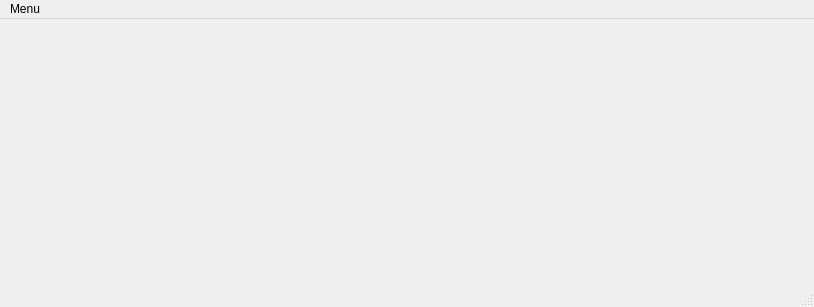
<?xml version="1.0" encoding="UTF-8"?>
<ui version="4.0">
 <class>MainWindow</class>
 <widget class="QMainWindow" name="MainWindow">
  <property name="geometry">
   <rect>
    <x>0</x>
    <y>0</y>
    <width>814</width>
    <height>307</height>
   </rect>
  </property>
  <property name="windowTitle">
   <string>MainWindow</string>
  </property>
  <widget class="QWidget" name="centralwidget"/>
  <widget class="QMenuBar" name="menubar">
   <property name="geometry">
    <rect>
     <x>0</x>
     <y>0</y>
     <width>814</width>
     <height>21</height>
    </rect>
   </property>
   <widget class="QMenu" name="menuMenu">
    <property name="title">
     <string>Menu</string>
    </property>
    <widget class="QMenu" name="menuStorage_Credentials">
     <property name="title">
      <string>Storage Credentials</string>
     </property>
     <widget class="QMenu" name="menuTXT_Storage">
      <property name="title">
       <string>TXT Storage</string>
      </property>
      <addaction name="actionCreate_Storage"/>
      <addaction name="separator"/>
      <addaction name="actionAdd_Site"/>
      <addaction name="actionGet_Password"/>
     </widget>
     <addaction name="menuTXT_Storage"/>
    </widget>
    <addaction name="menuStorage_Credentials"/>
   </widget>
   <addaction name="menuMenu"/>
  </widget>
  <widget class="QStatusBar" name="statusbar"/>
  <action name="actionAdd_Site">
   <property name="text">
    <string>Add Site</string>
   </property>
  </action>
  <action name="actionGet_Password">
   <property name="text">
    <string>Get Password</string>
   </property>
  </action>
  <action name="actionCreate_Storage">
   <property name="text">
    <string>Create Storage</string>
   </property>
  </action>
 </widget>
 <resources/>
 <connections/>
</ui>
